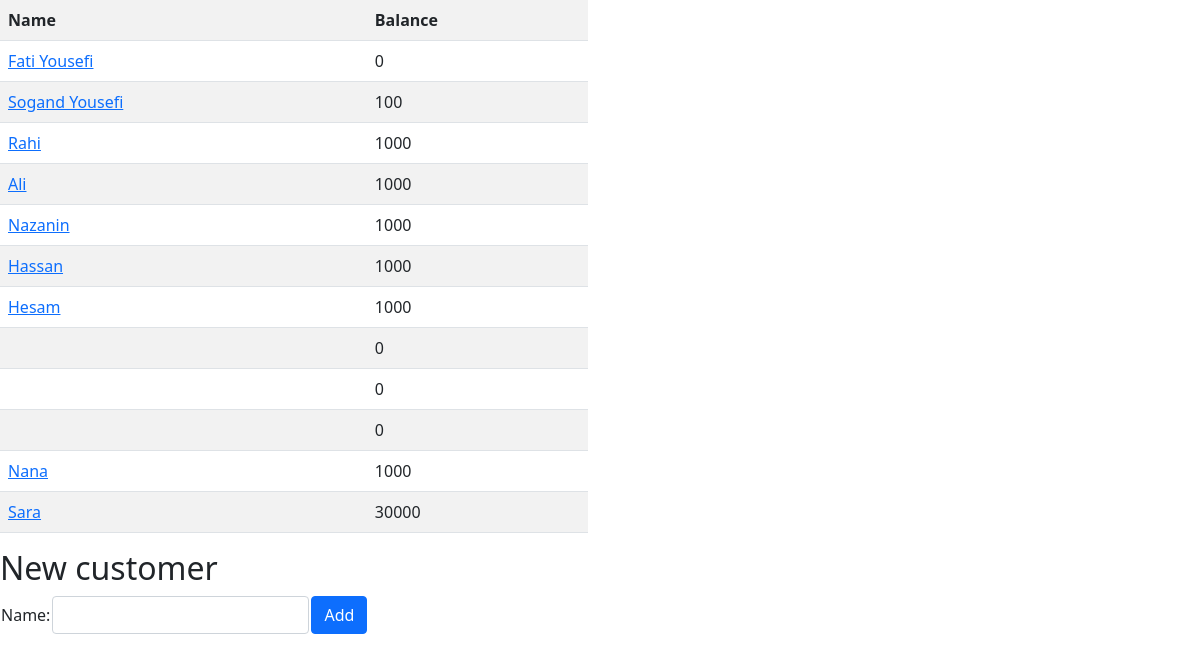
The app's page /wallet/ with its own data.
### wallet/models.py (models this page shows, shortened)
class Customer(models.Model):
    name = models.CharField(max_length=50)
    balance= models.IntegerField(default=0)
    modifiedDate= models.DateTimeField("last update")

### wallet/views.py (the view)
# urls.py: path("", views.index, name="index"),
def index(request):
    customer_list = Customer.objects.all()
    context = {
        "customer_list": customer_list,
    }
    return render(request,"wallet/index.html",context)

### wallet/templates/wallet/index.html (shortened to what this page needs)
<!DOCTYPE html>
<html lang="en">
<head>
  <link
  href="https://cdn.jsdelivr.net/npm/bootstrap@5.0.2/dist/css/bootstrap.min.css"
  rel="stylesheet"
/>
</head>
<body>
  <div class="row">
    <div class="col">
      {% if customer_list %}
      <table class="table table-striped">
        <tr>
          <th>Name</th>
          <th>Balance</th>
        </tr>
        {% for customer in customer_list %}
        <tr>
          <td>
              <a href='{{customer.id}}'>{{ customer.name }}</a>
            </td>
          <td>{{ customer.balance }}</td>
        </tr>
        {% endfor %}
      </table>
      {% endif %}
      <div>
          <h2>New customer</h2>
      <form action="{% url 'customer' %}" method="post">
        <table>
          <tr>
            <td>Name:</td>
            <td>
              <input
                type="text"
                id="name"
                name="name"
                value=""
                class="form-control"
              />
            </td>
            <td><input type="submit" value="Add" class="btn btn-primary" /></td>
        </table>
      </form></div>
    </div>
    <div class="col"></div>
  </div>
</body>
</html>

### records on screen
Customer: name "Fati Yousefi", balance "0"
Customer: name "Sogand Yousefi", balance "100"
Customer: name "Rahi", balance "1000"
Customer: name "Ali", balance "1000"
Customer: name "Nazanin", balance "1000"
Customer: name "Hassan", balance "1000"
Customer: name "Hesam", balance "1000"
Customer: balance "0"
Customer: balance "0"
Customer: balance "0"
Customer: name "Nana", balance "1000"
Customer: name "Sara", balance "30000"
